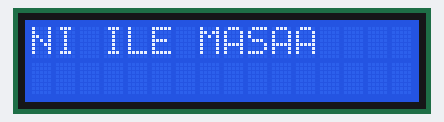
Bench run of a sketch on a simulated Arduino Mega 2560, built with avr-gcc and run on an emulated ATmega2560. On the bench: 16×2 character LCD. The local clock reads 2024-03-15 10:24:30 at power-on unless the sketch sets it.

Above: at 0.1 s.
At 1.9 s:
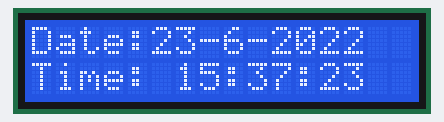
At 6.6 s:
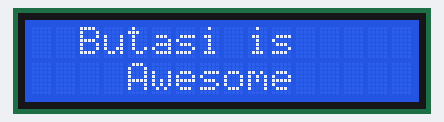
At 15.3 s:
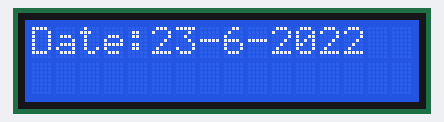
At 22.8 s:
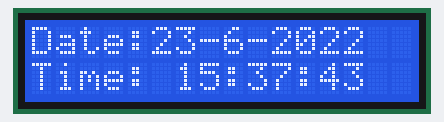
At 36.7 s:
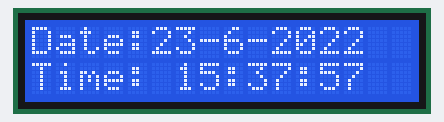

The sketch:

Mega2560-LCD-i2c-screen-RTC-DS1302.ino
```cpp
#include <virtuabotixRTC.h>
#include <Wire.h>
#include <LiquidCrystal_I2C.h>
// Creation of the Real Time Clock Object
virtuabotixRTC myRTC(6, 7, 8);
LiquidCrystal_I2C lcd(0x27,16,2);

void setup()  {
  lcd.init();
  lcd.backlight();
  // Set the current date, and time in the following format:
  // seconds, minutes, hours, day of the week, day of the month, month, year
  myRTC.setDS1302Time(23, 37, 15, 7, 23, 6, 2022);
}

void loop()  {
  // This allows for the update of variables for time or accessing the individual elements.
  myRTC.updateTime();

  // Start printing elements as individuals
  lcd.print("NI ILE MASAA");
  delay(700);
  lcd.clear();
  delay(500);
  lcd.print("Date:");
  lcd.print(myRTC.dayofmonth);
  lcd.print("-");
  lcd.print(myRTC.month);
  lcd.print("-");
  lcd.print(myRTC.year);
  delay(500);
  lcd.setCursor(0,1);
  lcd.print("Time: ");
  lcd.print(myRTC.hours);
  lcd.print(":");
  lcd.print(myRTC.minutes);
  lcd.print(":");
  lcd.print(myRTC.seconds);
  // Delay so the program doesn't print non-stop
  delay(4200);
  lcd.clear();
  delay(500);
  lcd.setCursor(2,0);
  lcd.print("Butasi is ");
  lcd.setCursor(4,1);
  lcd.print("Awesome");
  delay(500);
  lcd.clear();
}
```

Measured:
- what the display in image 1 shows lasts 4.2 s, from 1.8 s to 6.0 s
- what the display in image 2 shows lasts 0.5 s, from 6.5 s to 7.0 s
